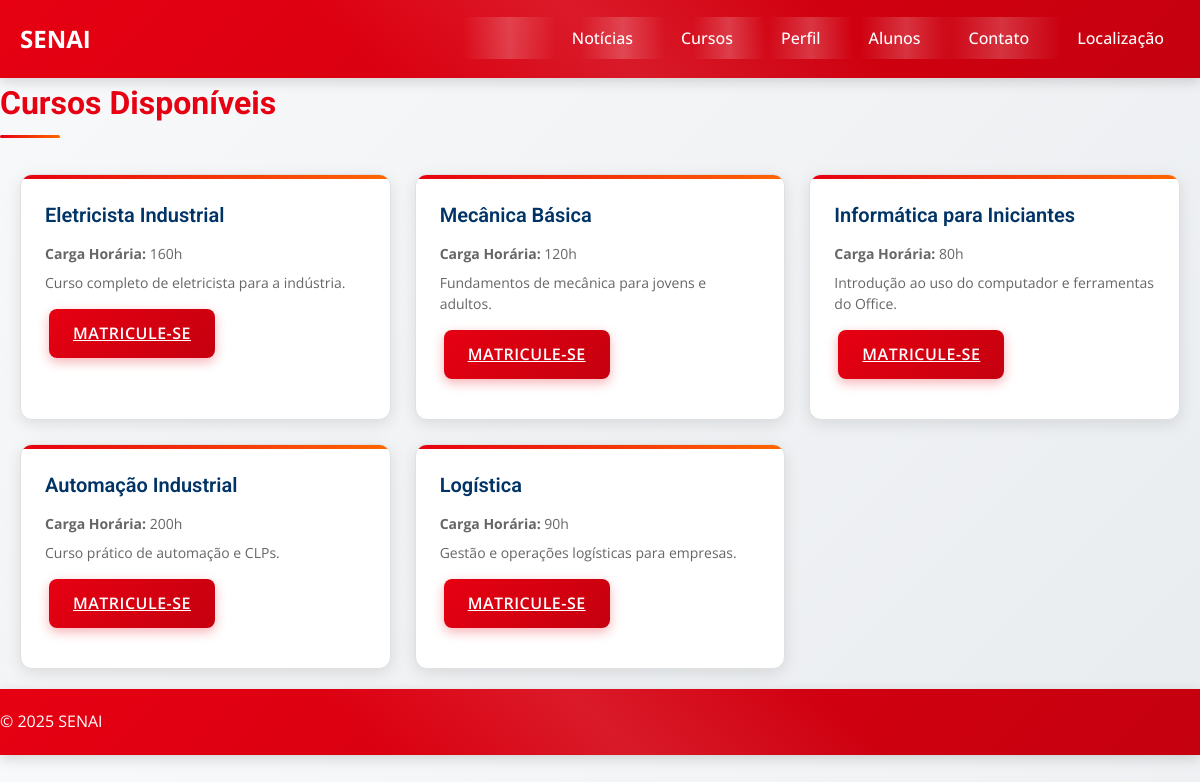
Screenshot of /cursos/ with the database file from the repository.
### core/models.py (models this page shows, shortened)
class Curso(models.Model):
    nome = models.CharField(max_length=100)
    descricao = models.TextField()
    carga_horaria = models.IntegerField()
    imagem = models.ImageField(upload_to='cursos/', null=True, blank=True)

### core/views.py (the view)
# urls.py: path('cursos/', views.cursos, name='cursos'),  # Lista de cursos
def cursos(request):
    cursos = Curso.objects.all()
    return render(request, './core/cursos.html', {'cursos': cursos})

### core/templates/core/cursos.html (shortened to what this page needs)
{% extends './base.html' %}
{% block content %}
<h2>Cursos Disponíveis</h2>
<div class="cursos-grid">
    {% for curso in cursos %}
    <div class="curso-card">
        <h3>{{ curso.nome }}</h3>
        <p><strong>Carga Horária:</strong> {{ curso.carga_horaria }}h</p>
        <p>{{ curso.descricao|truncatechars:180 }}</p>
        <a href="{% url 'matricula' curso.id %}" class="btn">Matricule-se</a>
    </div>
    {% empty %}
    <p>Nenhum curso disponível no momento.</p>
    {% endfor %}
</div>
{% endblock %}

### core/static/css/style.css (style rules this page uses)
:root { --primary-red: #E60012; --secondary-red: #C5000F; --dark-red: #A50010; --light-red: #FF1A2E; --primary-blue: #003366; --secondary-blue: #0066CC; --accent-orange: #FF6600; --neutral-gray: #666666; --light-gray: #F5F5F5; --white: #FFFFFF; --shadow-light: rgba(0, 0, 0, 0.1); --shadow-medium: rgba(0, 0, 0, 0.15); --border-radius: 8px; --border-radius-small: 4px; --border-radius-large: 12px; --transition: all 0.3s ease; }
* { box-sizing: border-box; margin: 0; padding: 0; }
body { font-family: 'Open Sans', 'Roboto', -apple-system, BlinkMacSystemFont, 'Segoe UI', sans-serif; background: linear-gradient(135deg, #F8F9FA 0%, #E9ECEF 100%); color: #333; line-height: 1.6; font-size: 16px; overflow-x: hidden; }
h1, h2, h3, h4, h5, h6 { font-family: 'Roboto', sans-serif; font-weight: 700; margin-bottom: 16px; color: var(--primary-blue); }
h2 { font-size: 2rem; color: var(--primary-red); position: relative; padding-bottom: 8px; }
h2::after { content: ''; position: absolute; bottom: 0; left: 0; width: 60px; height: 3px; background: linear-gradient(90deg, var(--primary-red), var(--accent-orange)); border-radius: 2px; }
.noticias-lista, .cursos-grid { display: grid; grid-template-columns: repeat(auto-fit, minmax(320px, 1fr)); gap: 24px; list-style: none; padding: 20px; margin: 0 auto; max-width: 1200px; }
.noticia-card, .curso-card { background: var(--white); border: 1px solid #E0E0E0; border-radius: var(--border-radius-large); padding: 24px; box-shadow: 0 4px 16px var(--shadow-light); transition: var(--transition); position: relative; overflow: hidden; }
.noticia-card::before, .curso-card::before { content: ''; position: absolute; top: 0; left: 0; right: 0; height: 4px; background: linear-gradient(90deg, var(--primary-red), var(--accent-orange)); }
.noticia-card h3, .curso-card h3 { color: var(--primary-blue); font-size: 1.25rem; margin-bottom: 12px; font-weight: 600; }
.noticia-card p, .curso-card p { color: var(--neutral-gray); font-size: 14px; line-height: 1.5; margin-bottom: 8px; }
.btn { background: linear-gradient(135deg, var(--primary-red) 0%, var(--secondary-red) 100%); color: var(--white); border: none; padding: 12px 24px; border-radius: var(--border-radius); cursor: pointer; font-weight: 600; font-size: 16px; transition: var(--transition); position: relative; overflow: hidden; text-transform: uppercase; letter-spacing: 0.5px; box-shadow: 0 4px 12px rgba(230, 0, 18, 0.3); display: inline-block; min-width: 120px; text-align: center; margin: 8px 4px; }
.btn::before { content: ''; position: absolute; top: 50%; left: 50%; width: 0; height: 0; background: rgba(255, 255, 255, 0.2); border-radius: 50%; transform: translate(-50%, -50%); transition: width 0.3s ease, height 0.3s ease; }

### rows the page displays
Curso: nome "Eletricista Industrial", carga_horaria "160", descricao "Curso completo de eletricista para a indústria."
Curso: nome "Mecânica Básica", carga_horaria "120", descricao "Fundamentos de mecânica para jovens e adultos."
Curso: nome "Informática para Iniciantes", carga_horaria "80", descricao "Introdução ao uso do computador e ferramentas do Office."
Curso: nome "Automação Industrial", carga_horaria "200", descricao "Curso prático de automação e CLPs."
Curso: nome "Logística", carga_horaria "90", descricao "Gestão e operações logísticas para empresas."

### other values shown
{{ year|default:'2025' }} "2025"
